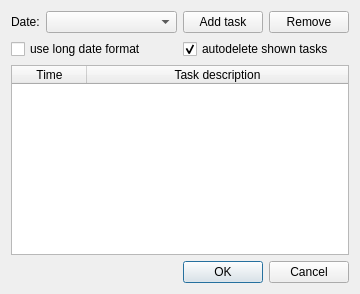
<?xml version="1.0" encoding="UTF-8"?>
<ui version="4.0">
 <class>SettingsDlg</class>
 <widget class="QDialog" name="SettingsDlg">
  <property name="geometry">
   <rect>
    <x>0</x>
    <y>0</y>
    <width>360</width>
    <height>294</height>
   </rect>
  </property>
  <property name="windowTitle">
   <string>Schedule Settings</string>
  </property>
  <property name="windowIcon">
   <iconset resource="../schedule.qrc">
    <normaloff>:/settings.svg</normaloff>:/settings.svg</iconset>
  </property>
  <property name="modal">
   <bool>true</bool>
  </property>
  <layout class="QGridLayout" name="gridLayout">
   <item row="0" column="0" colspan="2">
    <layout class="QHBoxLayout" name="horizontalLayout">
     <item>
      <widget class="QLabel" name="days_label">
       <property name="text">
        <string>Date:</string>
       </property>
      </widget>
     </item>
     <item>
      <widget class="QComboBox" name="days_box">
       <property name="sizePolicy">
        <sizepolicy hsizetype="Expanding" vsizetype="Fixed">
         <horstretch>0</horstretch>
         <verstretch>0</verstretch>
        </sizepolicy>
       </property>
      </widget>
     </item>
     <item>
      <widget class="QPushButton" name="add_btn">
       <property name="text">
        <string>Add task</string>
       </property>
       <property name="icon">
        <iconset resource="../schedule.qrc">
         <normaloff>:/add.svg</normaloff>:/add.svg</iconset>
       </property>
      </widget>
     </item>
     <item>
      <widget class="QPushButton" name="del_btn">
       <property name="text">
        <string>Remove</string>
       </property>
       <property name="icon">
        <iconset resource="../schedule.qrc">
         <normaloff>:/remove.svg</normaloff>:/remove.svg</iconset>
       </property>
      </widget>
     </item>
    </layout>
   </item>
   <item row="1" column="0">
    <widget class="QCheckBox" name="long_format">
     <property name="text">
      <string>use long date format</string>
     </property>
    </widget>
   </item>
   <item row="1" column="1">
    <widget class="QCheckBox" name="autodelete">
     <property name="text">
      <string>autodelete shown tasks</string>
     </property>
     <property name="checked">
      <bool>true</bool>
     </property>
    </widget>
   </item>
   <item row="2" column="0" colspan="2">
    <widget class="QTableWidget" name="tasks_table">
     <property name="editTriggers">
      <set>QAbstractItemView::NoEditTriggers</set>
     </property>
     <property name="alternatingRowColors">
      <bool>true</bool>
     </property>
     <property name="selectionMode">
      <enum>QAbstractItemView::SingleSelection</enum>
     </property>
     <property name="selectionBehavior">
      <enum>QAbstractItemView::SelectRows</enum>
     </property>
     <attribute name="horizontalHeaderDefaultSectionSize">
      <number>75</number>
     </attribute>
     <attribute name="horizontalHeaderStretchLastSection">
      <bool>true</bool>
     </attribute>
     <column>
      <property name="text">
       <string>Time</string>
      </property>
     </column>
     <column>
      <property name="text">
       <string>Task description</string>
      </property>
     </column>
    </widget>
   </item>
   <item row="3" column="0" colspan="2">
    <widget class="QDialogButtonBox" name="buttonBox">
     <property name="orientation">
      <enum>Qt::Horizontal</enum>
     </property>
     <property name="standardButtons">
      <set>QDialogButtonBox::Cancel|QDialogButtonBox::Ok</set>
     </property>
    </widget>
   </item>
  </layout>
 </widget>
 <resources>
  <include location="../schedule.qrc"/>
 </resources>
 <connections>
  <connection>
   <sender>buttonBox</sender>
   <signal>accepted()</signal>
   <receiver>SettingsDlg</receiver>
   <slot>accept()</slot>
   <hints>
    <hint type="sourcelabel">
     <x>257</x>
     <y>284</y>
    </hint>
    <hint type="destinationlabel">
     <x>157</x>
     <y>274</y>
    </hint>
   </hints>
  </connection>
  <connection>
   <sender>buttonBox</sender>
   <signal>rejected()</signal>
   <receiver>SettingsDlg</receiver>
   <slot>reject()</slot>
   <hints>
    <hint type="sourcelabel">
     <x>321</x>
     <y>284</y>
    </hint>
    <hint type="destinationlabel">
     <x>286</x>
     <y>274</y>
    </hint>
   </hints>
  </connection>
  <connection>
   <sender>long_format</sender>
   <signal>toggled(bool)</signal>
   <receiver>days_label</receiver>
   <slot>setHidden(bool)</slot>
   <hints>
    <hint type="sourcelabel">
     <x>30</x>
     <y>46</y>
    </hint>
    <hint type="destinationlabel">
     <x>30</x>
     <y>26</y>
    </hint>
   </hints>
  </connection>
 </connections>
</ui>
